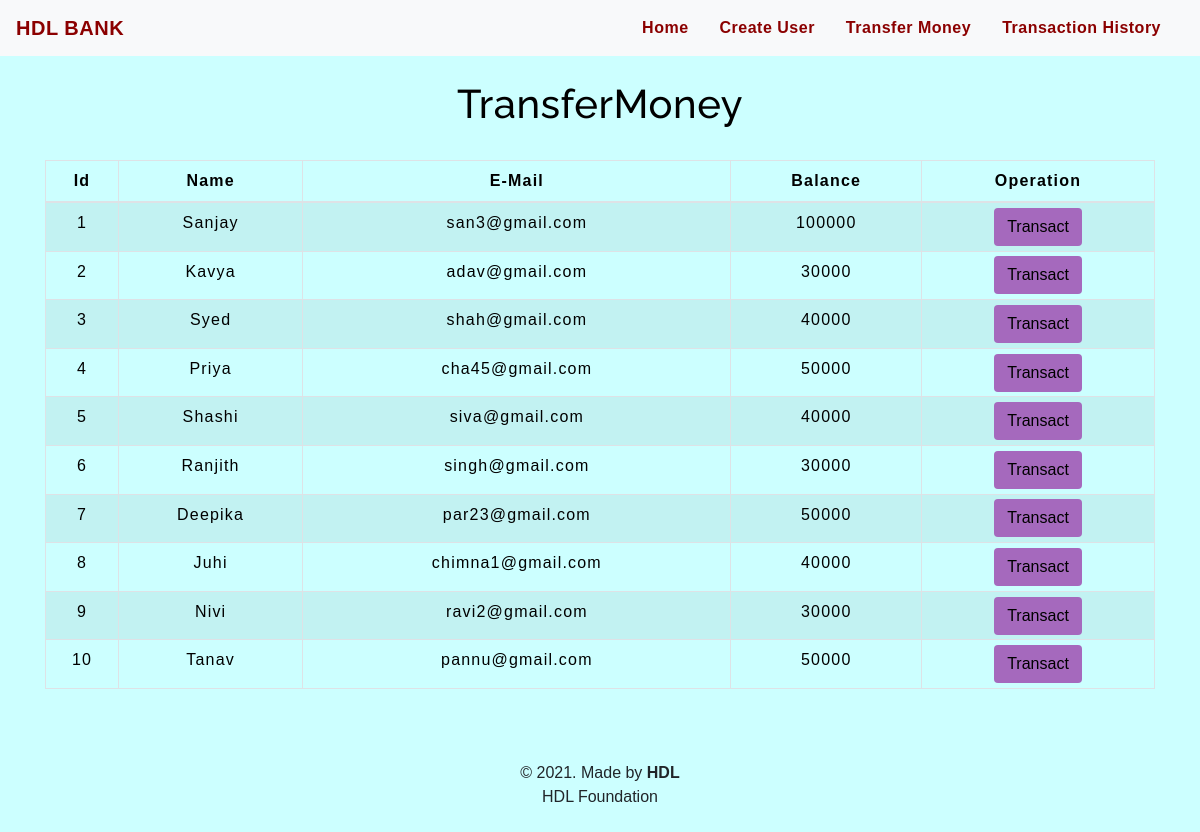
The app's page /transfermoney.php with its own data.
### tables this page shows
CREATE TABLE `users` (
  `id` int(3) NOT NULL,
  `name` text NOT NULL,
  `email` varchar(30) NOT NULL,
  `balance` int(8) NOT NULL
);

### transfermoney.php (the view, shortened to what this page needs)
<!DOCTYPE html>
<html lang="en">
<head>
    <link rel="stylesheet" href="https://maxcdn.bootstrapcdn.com/bootstrap/4.0.0/css/bootstrap.min.css">
    <link rel="stylesheet" type="text/css" href="css/table.css">
    <link rel="stylesheet" type="text/css" href="css/navbar.css">
</head>
<body style="background-color : #CCFFFF;">
<?php
    include 'config.php';
    $sql = "SELECT * FROM users";
    $result = mysqli_query($conn,$sql);
?>
<?php
  include 'navbar.php';
?>
<div class="container">
        <h2 class="text-center pt-4" style="color : black;">TransferMoney</h2>
        <br>
            <div class="row">
                <div class="col">
                    <div class="table-responsive-sm">
                    <table class="table table-hover table-sm table-striped table-condensed table-bordered" style="border-color:black;">
                        <thead style="color : black;">
                            <tr>
                            <th scope="col" class="text-center py-2">Id</th>
                            <th scope="col" class="text-center py-2">Name</th>
                            <th scope="col" class="text-center py-2">E-Mail</th>
                            <th scope="col" class="text-center py-2">Balance</th>
                            <th scope="col" class="text-center py-2">Operation</th>
                            </tr>
                        </thead>
                        <tbody>
                <?php
                    while($rows=mysqli_fetch_assoc($result)){
                ?>
                    <tr style="color : black;">
                        <td class="py-2"><?php echo $rows['id'] ?></td>
                        <td class="py-2"><?php echo $rows['name']?></td>
                        <td class="py-2"><?php echo $rows['email']?></td>
                        <td class="py-2"><?php echo $rows['balance']?></td>
                        <td><a href="selecteduserdetails.php?id= <?php echo $rows['id'] ;?>"> <button type="button" class="btn" style="background-color : #A569BD;">Transact</button></a></td>
                    </tr>
                <?php
                    }
                ?>
                        </tbody>
                    </table>
                    </div>
                </div>
            </div>
         </div>
         <footer class="text-center mt-5 py-2">
            <p>&copy 2021. Made by <b>HDL</b> <br> HDL Foundation</p>
        </footer>
</body>
</html>

### navbar.php (shortened to what this page needs)
<nav class="navbar navbar-expand-md navbar-light bg-light">
      <a class="navbar-brand" href="index.php" style="color : #8B0000;"><b>HDL BANK</b></a>
      <div class="collapse navbar-collapse" id="collapsibleNavbar">
            <ul class="navbar-nav ml-auto">
              <li class="nav-item">
                <a class="nav-link" href="index.php" style="color : #8B0000;"><b>Home</b></a>
              </li>
              <li class="nav-item">
                <a class="nav-link" href="createuser.php" style="color : #8B0000;"><b>Create User</b></a>
              </li>
              <li class="nav-item">
                <a class="nav-link" href="transfermoney.php" style="color : #8B0000;"><b>Transfer Money</b></a>
              </li>
              <li class="nav-item">
                <a class="nav-link" href="transactionhistory.php" style="color : #8B0000;"><b>Transaction History</b></a>
              </li>
          </div>
       </nav>

### table.css (style rules this page uses)
* { padding: 0; margin: 0; box-sizing: border-box; font-family: sans-serif; }
h2 { font-size: 40px; }
table { letter-spacing: 1.2px; }
td { text-align: center; }
button { border:none; background: #333333; transition: 1s; }

### navbar.css (style rules this page uses)
.nav-link { margin-right: 15px; color:#2F363F; letter-spacing: 0.5px; transition: 0.5s; }
.navbar-brand { color: #003333; letter-spacing: 0.5px; }
h2 { color: #003333; letter-spacing: 0.5px; font-family: raleway; }

### transfermoney.php (style rules this page uses)
button { transition: 1.5s; }

### records on screen
users: id "1", name "Sanjay", email "san3@gmail.com", balance "100000"
users: id "2", name "Kavya", email "adav@gmail.com", balance "30000"
users: id "3", name "Syed", email "shah@gmail.com", balance "40000"
users: id "4", name "Priya", email "cha45@gmail.com", balance "50000"
users: id "5", name "Shashi", email "siva@gmail.com", balance "40000"
users: id "6", name "Ranjith", email "singh@gmail.com", balance "30000"
users: id "7", name "Deepika", email "par23@gmail.com", balance "50000"
users: id "8", name "Juhi", email "chimna1@gmail.com", balance "40000"
users: id "9", name "Nivi", email "ravi2@gmail.com", balance "30000"
users: id "10", name "Tanav", email "pannu@gmail.com", balance "50000"
